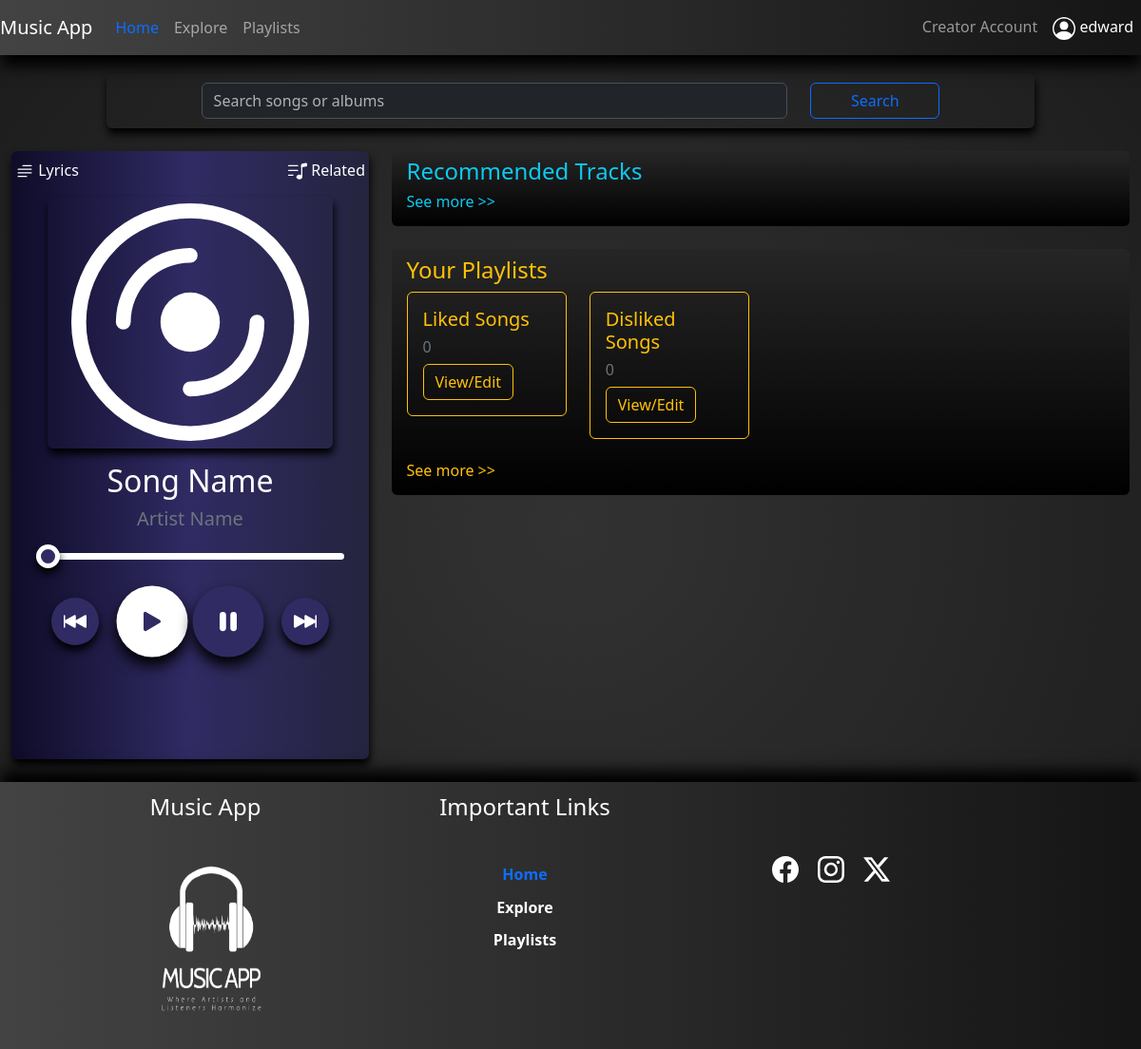
The page /userHome (signed in) on the database as committed earlier.
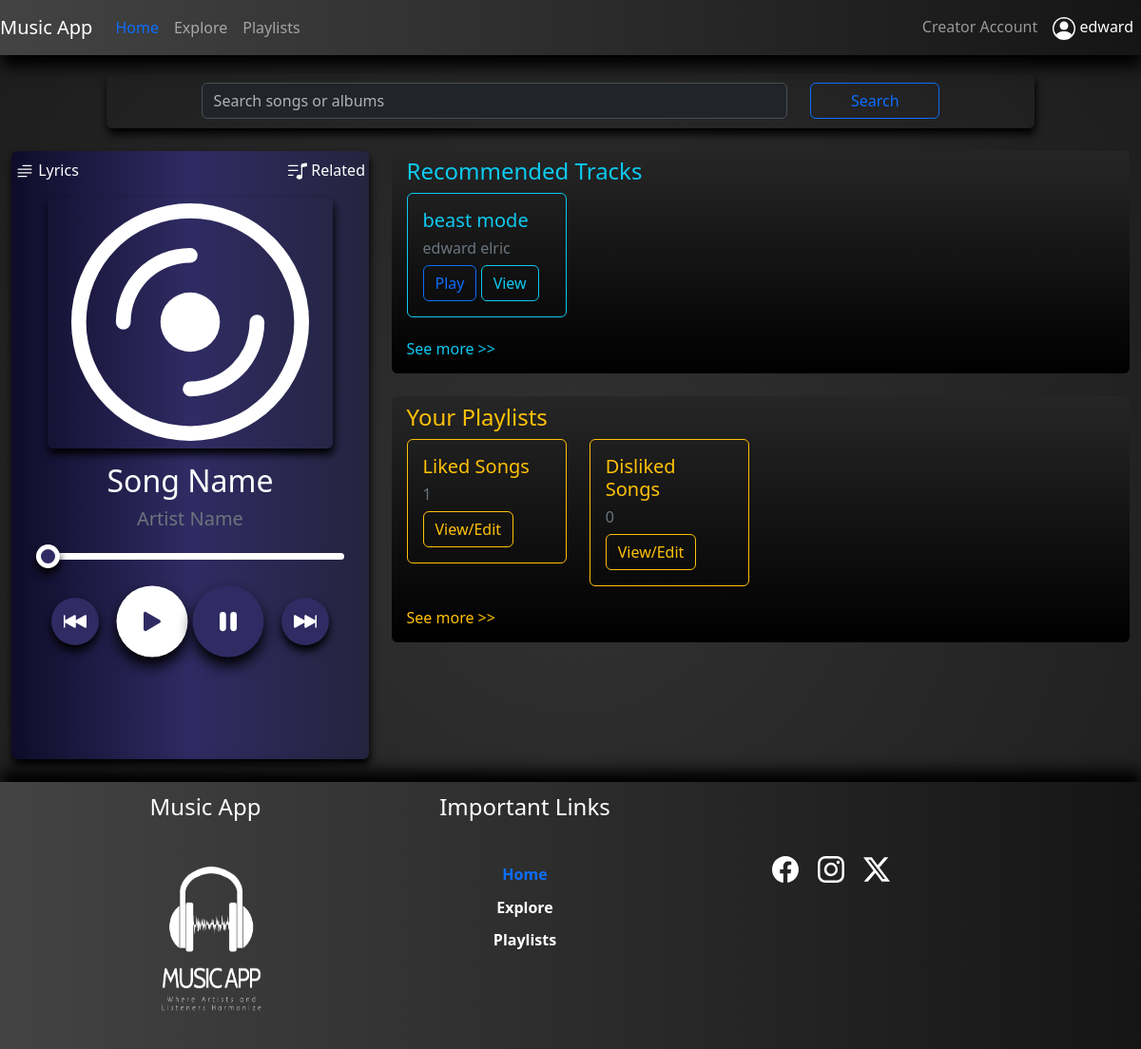
The same page on the database as committed later.
### app/models.py (models this page shows, shortened)
class Playlists(UserMixin, db.Model):
    id = db.Column(db.Integer(), autoincrement=True, primary_key=True)
    p_name = db.Column(db.String(100), nullable=False)
    p_noOfTracks = db.Column(db.Integer(), nullable=False)
    songIds_list = db.Column(db.String(250))
    user_id = db.Column(db.Integer(), db.ForeignKey('users.id'),nullable=False)

class Songs(UserMixin, db.Model):
    id = db.Column(db.Integer(), autoincrement=True, primary_key=True)
    s_name = db.Column(db.String(100), nullable=False)
    s_artist = db.Column(db.String(50), nullable=False)
    s_album = db.Column(db.String(100), nullable=False)
    s_genre = db.Column(db.String(50), nullable=False)
    s_duration = db.Column(db.String(50), nullable=False)
    s_date = db.Column(db.String(50), nullable=False)
    s_filePath = db.Column(db.String(100), nullable=False)
    s_lyrics = db.Column(db.Text(), nullable=False)
    s_rating = db.Column(db.Integer())
    s_totalRaters = db.Column(db.Integer())
    s_flag = db.Column(db.Integer(), nullable=False)
    s_plays = db.Column(db.Integer())
    album_id = db.Column(db.Integer(), db.ForeignKey('albums.id'), nullable=False)
    user_id = db.Column(db.Integer(), db.ForeignKey('users.id'),nullable=False)

### app/views.py (the view, shortened to what this page needs)
@app.route('/userHome', methods=['GET', 'POST'])
@login_required
def userHome():
    form = SearchForm()
    playlists=Playlists.query.filter_by(user_id=current_user.id).limit(5).all()
    songs=Songs.query.order_by(Songs.s_plays.desc()).limit(5).all()
    currentPath=None
    lyrics=None
    relatedList=None
    searchedSongsList=[]
    currentSong = "Song Name"
    currentArtist = "Artist Name"
    if request.method == 'GET':
        return render_template('user/userHome.html', uH="active text-primary", form=form,cSId=0, p=playlists, s=songs, cPath=currentPath, songL=lyrics,related=relatedList,sSL=searchedSongsList, song=currentSong, artist=currentArtist)

### app/forms.py
class SearchForm(FlaskForm):
    searchString = StringField("Search String", validators=[DataRequired()])
    search = SubmitField("Search")

### app/views.py (called while the page is built)
@login_manager.user_loader
def load_user(user_id):
    return Users.query.get(user_id)

### app/templates/user/userHome.html (shortened to what this page needs)
{% extends 'layouts/base.html' %}
{% block content %}
<div class="container-fluid">
    <div class="row">
        <div class="col-md-10 offset-md-1 col-lg-10 offset-lg-1 col-sm-8 offset-sm-2">
            <div class="mySearchCont rounded">
                <form action="" class="form" method="POST" data-bs-theme="dark">
                    <div class="row">
                        <div class="col-md-8 offset-md-1 col-lg-8 offset-lg-1 col-sm-8 offset-sm-1">
                            {{ form.searchString(class="form-control", placeholder="Search songs or albums") }}
                        </div>
                        <div class="col-md-2 col-lg-2 col-sm-2">
                            <div class="d-grid">
                                {{ form.search(class="btn btn-outline-primary") }}
                            </div>
                        </div>
                    </div>
                </form>
            </div>
        </div>
    </div>
    <div class="row">
        <div class="col-md-4 col-lg-4 col-sm-10">
            {% include 'includes/musicPlayer.html' %}
        </div>
        <div class="col-md-8 col-lg-8 col-sm-10">
            <div class="myRecommended rounded bg-gradient mt-4">
                <h4 class="text-capitalized text-info">Recommended Tracks</h4>
                <div class="row row-cols-1 row-cols-md-4 g-4">
                    {% for i in s %}
                    <div class="col">
                        <div class="card border-info">
                            <div class="card-body">
                                <h5 class="card-title text-info">{{i.s_name}}</h5>
                                <h6 class="text-secondary">{{i.s_artist}}</h6>
                                <a href="{{url_for('playSong',sid=i['id'])}}">
                                    <button class="btn btn-outline-primary">Play</button>
                                </a>
                                <a href="{{url_for('songDetails',sid=i['id'])}}">
                                    <button class="btn btn-outline-info">View</button>
                                </a>
                            </div>
                        </div>
                    </div>
                    {% endfor %}
                </div>
                <a href="{{url_for('exploreMusic')}}" style="text-decoration: none;">
                <h6 class="text-info mt-4">See more >></h6>
                </a>
            </div>
            <div class="myRecommended rounded bg-gradient mt-4 mb-4">
                <h4 class="text-capitalized text-warning">Your Playlists</h4>
                <div class="row row-cols-1 row-cols-md-4 g-4">
                    {% for j in p %}
                    <div class="col">
                        <div class="card border-warning">
                            <div class="card-body">
                                <h5 class="card-title text-warning">{{j.p_name}}</h5>
                                <h6 class="text-secondary">{{j.p_noOfTracks}}</h6>
                                <a href="{{url_for('viewEditPlaylist', vEId=j['id'])}}">
                                    <button class="btn btn-outline-warning">View/Edit</button>
                                </a>
                            </div>
                        </div>
                    </div>
                    {% endfor %}
                </div>
                <a href="{{url_for('playlists')}}" style="text-decoration: none;">
                    <h6 class="text-warning mt-4">See more >></h6>
                </a>
            </div>
        </div>
    </div>
</div>
{% endblock %}

Rows that differ between the two databases and show on the page:
added Songs: s_name "beast mode", s_artist "edward elric"
changed Playlists "Liked Songs": p_noOfTracks "0" → "1"
